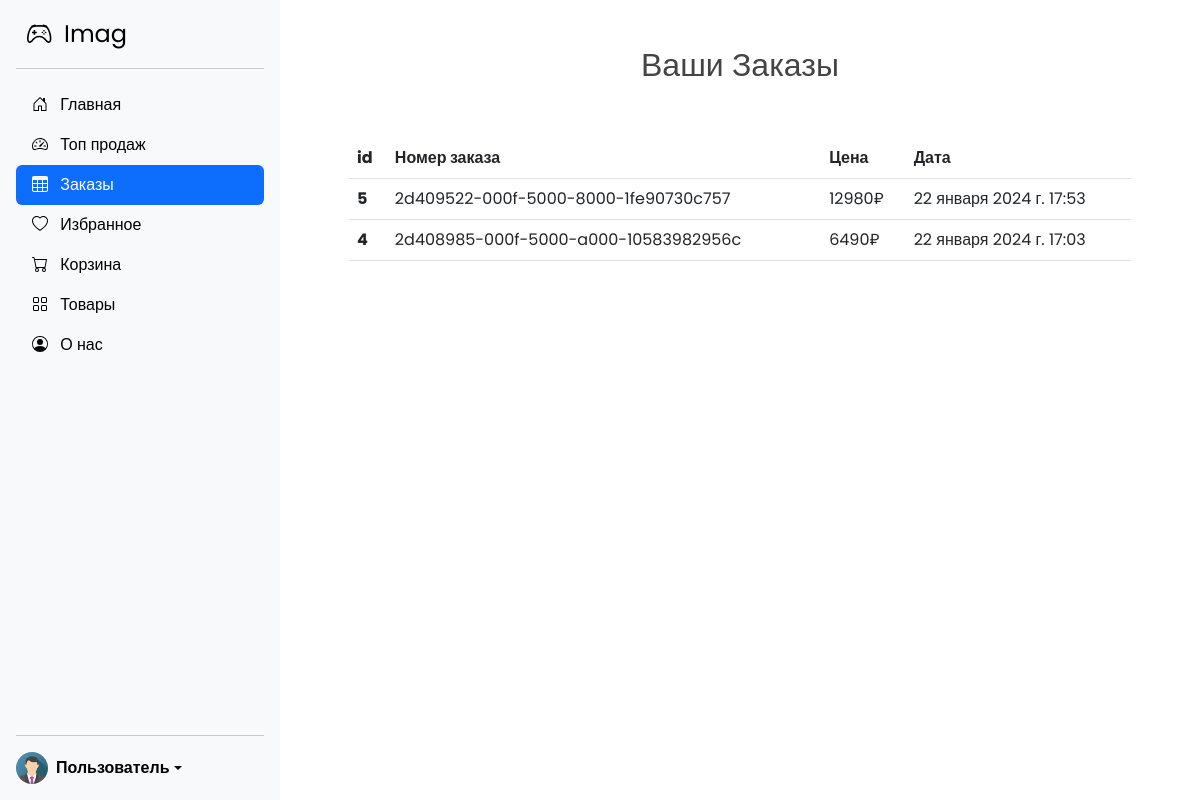
The app's page /cart/orders/ (signed in), older data.
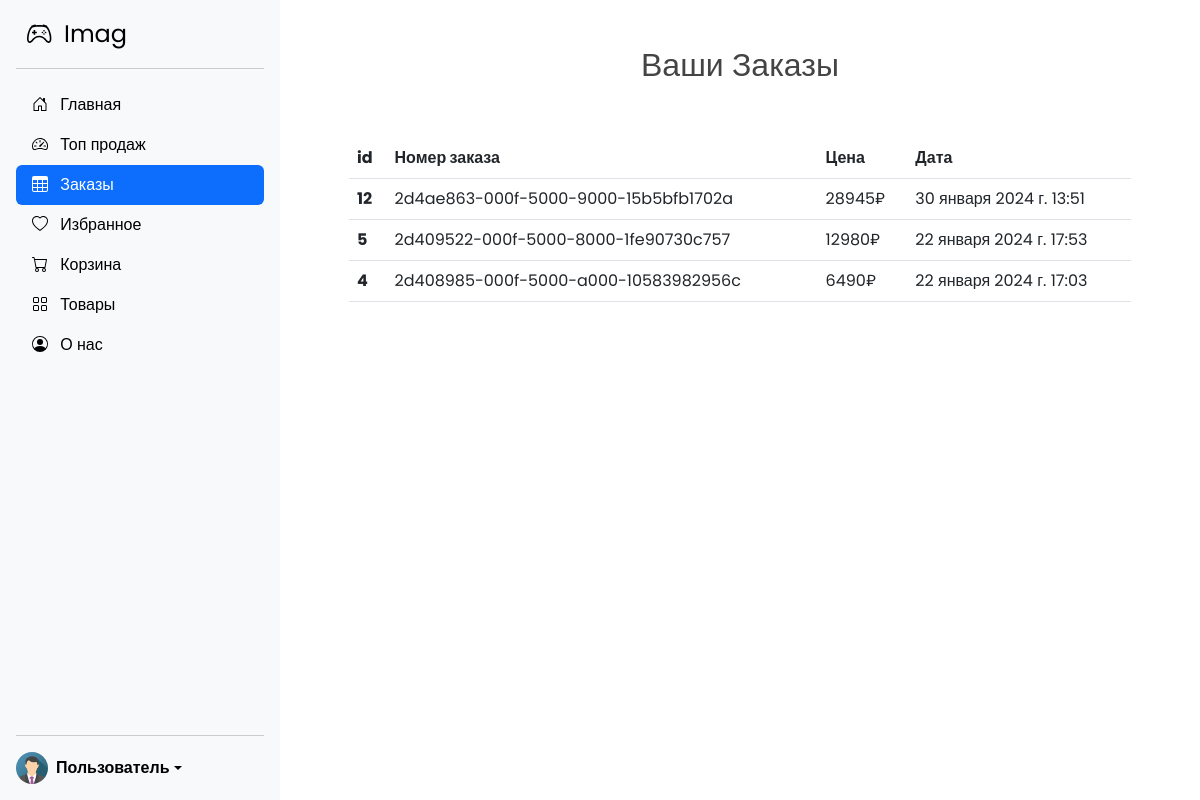
The same page, newer data.
### imagazine/cart/models.py (models this page shows)
class Order(models.Model):
    order_id = models.CharField(max_length=100, unique=True)
    customer = models.ForeignKey(User, on_delete = models.CASCADE, related_name='orders')
    payment = models.CharField(max_length=50, blank=True, null=True)
    price = models.PositiveIntegerField(null=True, blank=True)
    created_at = models.DateTimeField(null=True, blank=True)

### imagazine/cart/views.py (the view)
# urls.py: path('orders/', OrdersView.as_view(), name='orders'),
class OrdersView(LoginRequiredMixin, View):
    def get(self, request, *args, **kwargs):
        user = request.user
        orders = user.orders.filter(payment='yes').order_by('-created_at')
        return render(request, 'cart/orders.html', {'orders': orders})

### imagazine/users/authentication.py (called while the page is built)
    def get_user(self, user_id):
        try:
            return User.objects.get(pk=user_id)
        except User.DoesNotExist:
            return None

### templates/cart/orders.html (shortened to what this page needs)
{% extends "cart/order.html" %}
{% load bootstrap5 %}
{% load static %}
{% block full_content %}
<div>
<h2 style="text-align: center; padding: 5%;">
    Ваши Заказы
</h2>
</div>
<table class="table" style="width: 85%; margin: auto;">
    <thead>
      <tr>
        <th scope="col">id</th>
        <th scope="col">Номер заказа</th>
        <th scope="col">Цена</th>
        <th scope="col">Дата</th>
      </tr>
    </thead>
    <tbody>
        {% for order in orders %}
      <tr>
        <th scope="row">{{order.id}}</th>
        <td><a href="{% url "cart:order" pk=order.id %}">{{order.order_id}}</a></td>
        <td>{{order.price}}₽</td>
        <td>{{order.created_at}}</td>
      </tr>
      {% endfor %}
    </tbody>
  </table>
  {% endblock %}

Row changes from the older to the newer data that the page shows:
added Order: id "12", order_id "2d4ae863-000f-5000-9000-15b5bfb1702a", price "28945", created_at "30 января 2024 г. 13:51"
